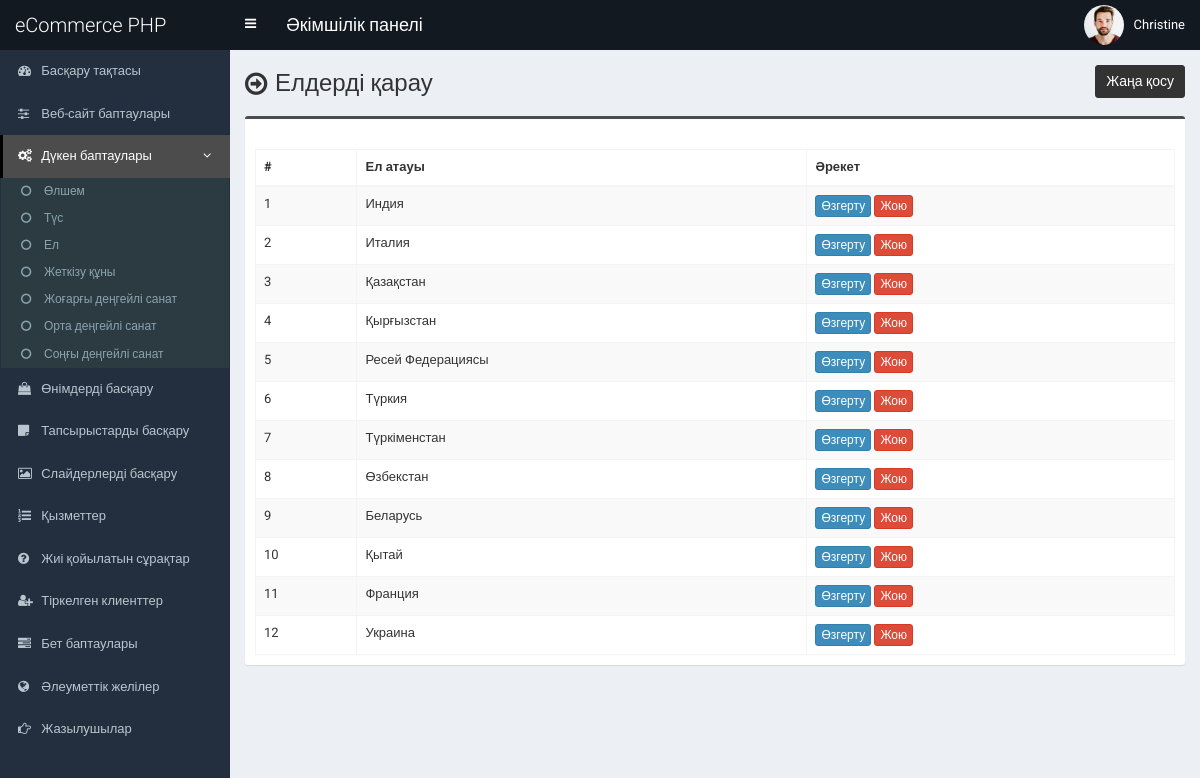
The app's page /admin/country.php (signed in) with its own data.
### tables this page shows
CREATE TABLE `tbl_country` (
  `country_id` int(11) NOT NULL,
  `country_name` varchar(100) NOT NULL DEFAULT ''
);

### admin/country.php (the view, shortened to what this page needs)
<?php require_once('header.php'); ?>
<section class="content-header">
	<div class="content-header-left">
		<h1>Елдерді қарау</h1>
	</div>
	<div class="content-header-right">
		<a href="country-add.php" class="btn btn-primary btn-sm">Жаңа қосу</a>
	</div>
</section>
<section class="content">
  <div class="row">
	<div class="col-md-12">
	  <div class="box box-info">
		<div class="box-body table-responsive">
		  <table id="example1" class="table table-bordered table-hover table-striped">
			<thead>
				<tr>
					<th>#</th>
					<th>Ел атауы</th>
					<th>Әрекет</th>
				</tr>
			</thead>
			<tbody>
				<?php
				$i=0;
				$statement = $pdo->prepare("SELECT * FROM tbl_country ORDER BY country_id ASC");
				$statement->execute();
				$result = $statement->fetchAll(PDO::FETCH_ASSOC);
				foreach ($result as $row) {
					$i++;
					?>
					<tr>
						<td><?php echo $i; ?></td>
						<td><?php echo $row['country_name']; ?></td>
						<td>
							<a href="country-edit.php?id=<?php echo $row['country_id']; ?>" class="btn btn-primary btn-xs">Өзгерту</a>
							<a href="#" class="btn btn-danger btn-xs" data-href="country-delete.php?id=<?php echo $row['country_id']; ?>" data-toggle="modal" data-target="#confirm-delete">Жою</a>
						</td>
					</tr>
					<?php
				}
				?>
			</tbody>
		  </table>
		</div>
	  </div>
</section>
<?php require_once('footer.php'); ?>

### admin/style.css (style rules this page uses)
body { font-size: 13px; font-family: "Roboto", sans-serif; }
.content-header > h1, .content-header .content-header-left h1 { font-family: "Roboto", sans-serif; }
.box-info { padding-top: 20px; }
.content-header { overflow: hidden; }
.content-header .content-header-left { float: left; padding-top: 5px; }
.content-header .content-header-right { float: right; }
.content-header .content-header-left h1 { margin-top: 0; margin-bottom: 0; padding-left: 30px; padding-bottom: 5px; font-size: 24px; position: relative; }
.content-header .content-header-left h1:before { position: absolute; top: 0; left: 0; font-family: "FontAwesome", sans-serif; font-size: 26px; content: "\f18e"; }
.content-header .content-header-right a { position: relative; font-size: 14px; }
.box.box-info { border-top-color: #4c4c4c; }
.content-header .content-header-right a { background-color: #333333; border-color: #333333; }

### records on screen
tbl_country: country_name "Индия"
tbl_country: country_name "Италия"
tbl_country: country_name "Қазақстан"
tbl_country: country_name "Қырғызстан"
tbl_country: country_name "Ресей Федерациясы"
tbl_country: country_name "Түркия"
tbl_country: country_name "Түркіменстан"
tbl_country: country_name "Өзбекстан"
tbl_country: country_name "Беларусь"
tbl_country: country_name "Қытай"
tbl_country: country_name "Франция"
tbl_country: country_name "Украина"

### other values on screen
$_SESSION['user']['full_name'] "Christine"
